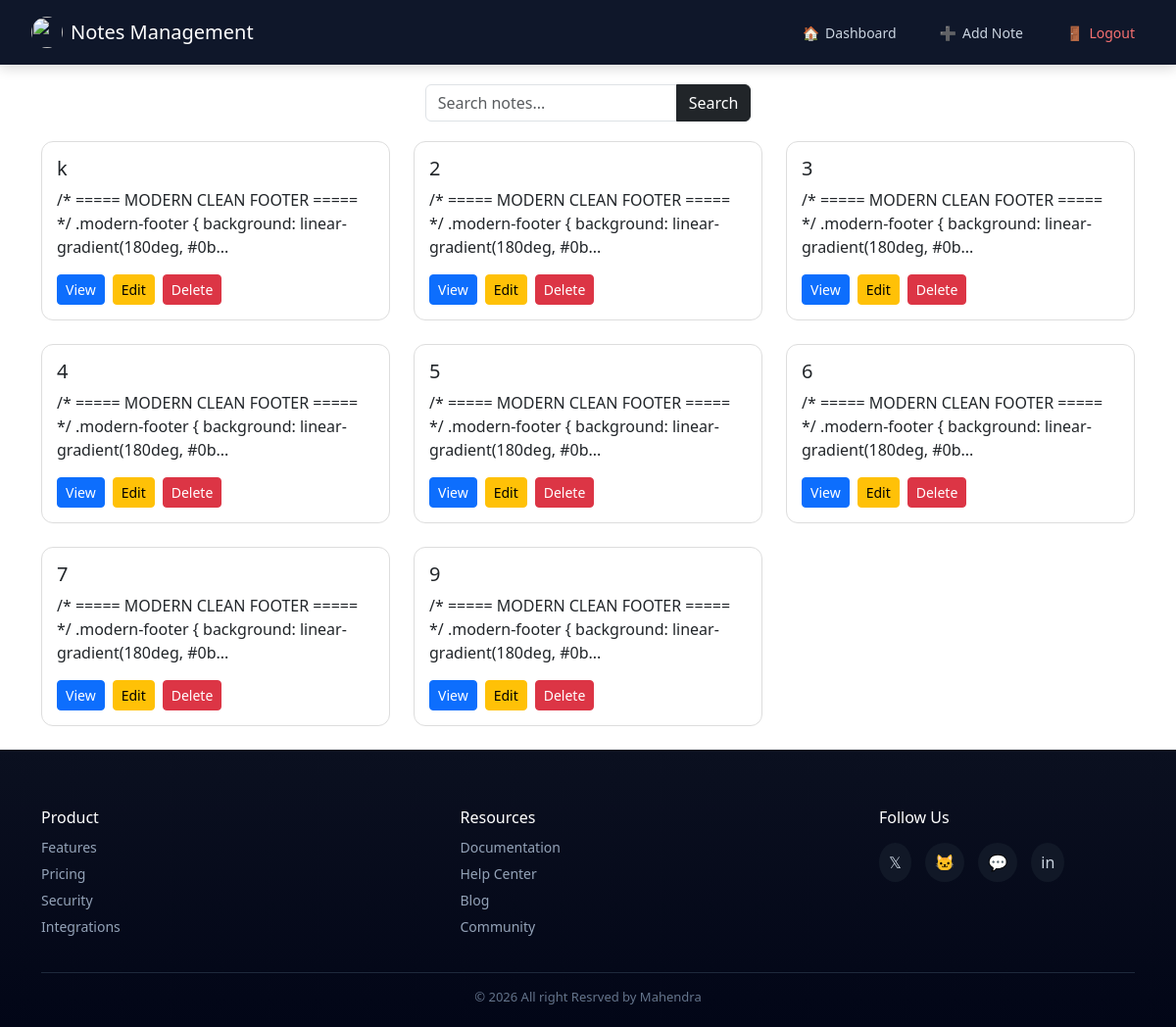
/dashboard (signed in), run on the app's committed database.
### tables this page shows
CREATE TABLE notes (
    id INTEGER PRIMARY KEY AUTOINCREMENT,
    title TEXT,
    content TEXT,
    created_at TEXT,
    user_id INTEGER
);

### app.py (the view)
@app.route('/dashboard')
def dashboard():
    if 'user_id' not in session:
        return redirect('/')
    search = request.args.get('search')
    con = get_connection()
    cur = con.cursor()
    if search:
        cur.execute(
            "SELECT * FROM notes WHERE user_id=? AND title LIKE ?",
            (session['user_id'], f"%{search}%")
        )
    else:
        cur.execute(
            "SELECT * FROM notes WHERE user_id=?",
            (session['user_id'],)
        )
    notes = cur.fetchall()
    con.close()
    return render_template('dashboard.html', notes=notes)

### app.py (called while the page is built)
def get_connection():
    con = sqlite3.connect("notes.db")
    con.row_factory = sqlite3.Row  # access like dict
    return con

### templates/dashboard.html (shortened to what this page needs)
<!DOCTYPE html>
<html lang="en">
<head>
<link href="https://cdn.jsdelivr.net/npm/bootstrap@5.3.0/dist/css/bootstrap.min.css" rel="stylesheet">
</head>
<body>
<nav class="navbar custom-navbar navbar-expand-md">
<div class="container-fluid">
<a class="navbar-brand">
<img src="https://static.vecteezy.com/system/resources/previews/029/722/382/original/notes-icon-in-trendy-flat-style-isolated-on-white-background-notes-silhouette-symbol-for-your-website-design-logo-app-ui-illustration-eps10-free-vector.jpg" class="logo">
Notes Management
</a>
<div class="collapse navbar-collapse" id="menu">
<div class="nav-links ms-auto d-flex align-items-center gap-4">
<a href="/dashboard"><span>🏠</span> Dashboard</a>
<a href="/add_note"><span>➕</span> Add Note</a>
<a href="/logout" class="logout"><span>🚪</span> Logout</a>
</div>
</div>
</div>
</nav>
<div class="search-wrapper">
<form method="GET" action="/dashboard">
<div class="input-group">
<input type="search" name="search" class="form-control"
placeholder="Search notes..."
value="{{ request.args.get('search','') }}">
<button class="btn btn-dark">Search</button>
</div>
</form>
</div>
<div class="wrapper container">
<div class="row">
{% if notes %}
    {% for note in notes %}
    <div class="col-md-4 mb-4">
        <div class="card-note">
            <h5>{{ note[1] }}</h5>
            <p>{{ note[2][:100] }}...</p>
            <div class="d-flex gap-2">
                <a href="/view_note/{{ note[0] }}" class="btn btn-primary btn-sm">View</a>
                <a href="/edit_note/{{ note[0] }}" class="btn btn-warning btn-sm">Edit</a>
                <form action="/delete_note/{{ note[0] }}" method="POST">
                    <button class="btn btn-danger btn-sm">Delete</button>
                </form>
            </div>
        </div>
    </div>
    {% endfor %}
{% endif %}
</div>
</div>
<div class="modern-footer">
    <div class="container">
        <div class="row gy-4 justify-content-between">
            <div class="col-md-3">
                <h6>Product</h6>
                <a href="#">Features</a>
                <a href="#">Pricing</a>
                <a href="#">Security</a>
                <a href="#">Integrations</a>
            </div>
            <div class="col-md-3">
                <h6>Resources</h6>
                <a href="#">Documentation</a>
                <a href="#">Help Center</a>
                <a href="#">Blog</a>
                <a href="#">Community</a>
            </div>
            <div class="col-md-3">
                <h6>Follow Us</h6>
                <div class="social-icons mt-3">
                    <span>𝕏</span>
                    <span>🐱</span>
                    <span>💬</span>
                    <span>in</span>
                </div>
            </div>
        </div>
        <div class="footer-bottom">
            © 2026 All right Resrved by Mahendra
        </div>
    </div>
</div>
</body>
</html>

### templates/dashboard.html (style rules this page uses)
body { margin: 0; min-height: 100vh; display: flex; flex-direction: column; background: #ffffff; font-family: 'Segoe UI', sans-serif; }
.custom-navbar { background: #0f172a; padding: 12px 20px; box-shadow: 0 4px 12px rgba(0,0,0,0.15); }
.logo { width: 32px; height: 32px; border-radius: 50%; margin-right: 8px; }
.navbar-brand { display: flex; align-items: center; color: white !important; }
.nav-links a { color: #cbd5e1; text-decoration: none; font-size: 14px; display: flex; align-items: center; gap: 6px; padding: 6px 10px; border-radius: 6px; }
.nav-links .logout { color: #f87171; }
.search-wrapper { max-width: 600px; margin: 20px auto; }
.card-note { border-radius: 12px; background: #fff; border: 1px solid #ddd; padding: 15px; }
.wrapper { flex: 1 0 auto; min-height: calc(100vh - 200px); }
.modern-footer { background: linear-gradient(180deg, #0b1020, #020617); color: #cbd5e1; padding: 60px 20px 20px; margin-top: auto; }
.modern-footer h6 { color: #fff; margin-bottom: 10px; }
.modern-footer a { display: block; color: #94a3b8; text-decoration: none; margin-bottom: 6px; font-size: 14px; }
.social-icons span { display: inline-block; margin-right: 10px; background: #111827; padding: 8px 10px; border-radius: 50%; cursor: pointer; }
.footer-bottom { border-top: 1px solid #1e293b; margin-top: 30px; padding-top: 15px; text-align: center; font-size: 13px; color: #64748b; }

### data on the page
notes: title "k", content "/* ===== MODERN CLEAN FOOTER ===== */ .modern-footer { background: linear-gradient(180deg, #0b"
notes: title "2", content "/* ===== MODERN CLEAN FOOTER ===== */ .modern-footer { background: linear-gradient(180deg, #0b"
notes: title "3", content "/* ===== MODERN CLEAN FOOTER ===== */ .modern-footer { background: linear-gradient(180deg, #0b"
notes: title "4", content "/* ===== MODERN CLEAN FOOTER ===== */ .modern-footer { background: linear-gradient(180deg, #0b"
notes: title "5", content "/* ===== MODERN CLEAN FOOTER ===== */ .modern-footer { background: linear-gradient(180deg, #0b"
notes: title "6", content "/* ===== MODERN CLEAN FOOTER ===== */ .modern-footer { background: linear-gradient(180deg, #0b"
notes: title "7", content "/* ===== MODERN CLEAN FOOTER ===== */ .modern-footer { background: linear-gradient(180deg, #0b"
notes: title "9", content "/* ===== MODERN CLEAN FOOTER ===== */ .modern-footer { background: linear-gradient(180deg, #0b"
